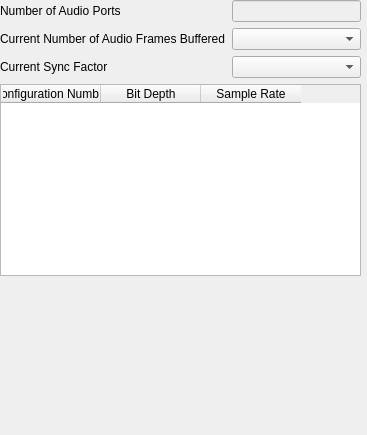
<?xml version="1.0" encoding="UTF-8"?>
<ui version="4.0">
 <class>GlobalAudioConfiguration</class>
 <widget class="QWidget" name="GlobalAudioConfiguration">
  <property name="geometry">
   <rect>
    <x>0</x>
    <y>0</y>
    <width>367</width>
    <height>435</height>
   </rect>
  </property>
  <property name="windowTitle">
   <string>Form</string>
  </property>
  <widget class="QWidget" name="verticalLayoutWidget">
   <property name="geometry">
    <rect>
     <x>0</x>
     <y>0</y>
     <width>361</width>
     <height>341</height>
    </rect>
   </property>
   <layout class="QVBoxLayout" name="verticalLayout">
    <item>
     <layout class="QGridLayout" name="gridLayout">
      <item row="2" column="2">
       <widget class="QComboBox" name="m_pCbCurrentSyncFactor"/>
      </item>
      <item row="1" column="0">
       <widget class="QLabel" name="m_pLblCurrentAudioFramesBuffered">
        <property name="text">
         <string>Current Number of Audio Frames Buffered</string>
        </property>
       </widget>
      </item>
      <item row="0" column="0">
       <widget class="QLabel" name="m_pLblNumberAudioPorts">
        <property name="text">
         <string>Number of Audio Ports</string>
        </property>
       </widget>
      </item>
      <item row="0" column="2">
       <widget class="QLineEdit" name="m_pEditNumberAudioPorts">
        <property name="enabled">
         <bool>false</bool>
        </property>
        <property name="inputMask">
         <string notr="true"/>
        </property>
        <property name="readOnly">
         <bool>true</bool>
        </property>
       </widget>
      </item>
      <item row="1" column="2">
       <widget class="QComboBox" name="m_pCbCurrentAudioFramesBuffered"/>
      </item>
      <item row="2" column="0">
       <widget class="QLabel" name="m_pLblCurrentSyncFactor">
        <property name="text">
         <string>Current Sync Factor</string>
        </property>
       </widget>
      </item>
     </layout>
    </item>
    <item>
     <widget class="QTableWidget" name="m_pTblAudioConfigurations">
      <attribute name="verticalHeaderVisible">
       <bool>false</bool>
      </attribute>
      <column>
       <property name="text">
        <string>Configuration Number</string>
       </property>
      </column>
      <column>
       <property name="text">
        <string>Bit Depth</string>
       </property>
      </column>
      <column>
       <property name="text">
        <string>Sample Rate</string>
       </property>
      </column>
     </widget>
    </item>
    <item>
     <spacer name="verticalSpacer">
      <property name="orientation">
       <enum>Qt::Vertical</enum>
      </property>
      <property name="sizeHint" stdset="0">
       <size>
        <width>20</width>
        <height>40</height>
       </size>
      </property>
     </spacer>
    </item>
   </layout>
  </widget>
 </widget>
 <resources/>
 <connections/>
</ui>
